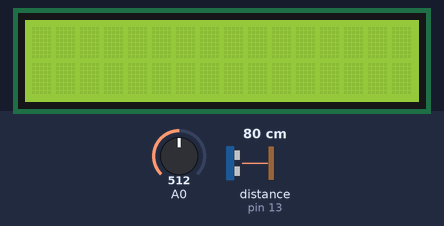
The sketch below on a simulated Arduino Uno, built with avr-gcc and run on an emulated ATmega328P. Parts: 16×2 character LCD. The test bench sets the inputs (shaded band); at power-on: A0 = 512, distance to the obstacle (sensor on pin 13) 80 cm. The echo pulse lasts 58.3 µs per cm; what the sketch prints to the serial monitor is not drawn.

Above: at 1.2 s.
1.3 s: A0 set to 789
At 10.17 s:
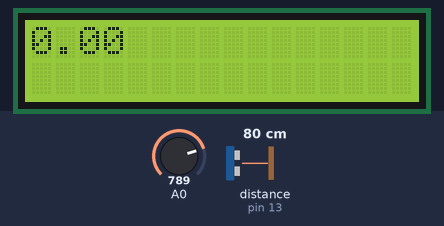
16.4 s: A0 set to 812
Timing chart, 0 to 19.4 s (numbered marks = the images above; inputs shaded):
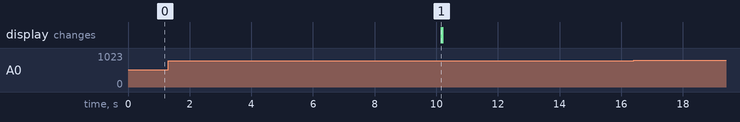

The sketch:

smart-parking-bro.ino
```cpp
#include <LiquidCrystal.h> //includes liquid crystal library
#define trigPin 10
#define echoPin 13


LiquidCrystal lcd(12,11,5,4,3,2);//creates LCD object.Parameters:(rs, enable, d4,d5,d6,d7)

void setup() {
  pinMode(trigPin, OUTPUT);//Sets the trigPin as an Output
  pinMode(echoPin, INPUT);//Sets the echoPin as an Input
  lcd.begin(16,2);
  Serial.begin(9600);
}

void loop() {
   delay(10000);
   float Duration, Distance, CarParked, AvailableSpaces, CurrentDistance, PreviousDistance, Threshold = 50, maxValue = 800;
  //clears the trigPin
  digitalWrite(trigPin, LOW);
  delayMicroseconds(2);

  //Sets the trigPin on HIGH state for 10 micro seconds
  digitalWrite(trigPin, HIGH);
  delayMicroseconds(10);
  digitalWrite(trigPin, LOW);

  //Reads the echoPin, returns the sound wave travel time in miroseconds
  Duration = pulseIn(echoPin, HIGH);
  CurrentDistance = (Duration / 2) * 0.0344;
  lcd.setCursor(0,0);

  if (abs(CurrentDistance - PreviousDistance) > Threshold) {
    Serial.println("DistanceChanged");

    PreviousDistance = CurrentDistance;
  }
  delay(100);

  if (CurrentDistance < 10) {
    CarParked = 1;
  }
  if (CurrentDistance > 10) {
    CarParked = 0;
  }
  AvailableSpaces = 1;

  if (CarParked) {
    AvailableSpaces = AvailableSpaces - 1;
    }
    else if (CarParked = 0) {
      AvailableSpaces = AvailableSpaces + 1;
      Serial.println(AvailableSpaces);
    }

  if (AvailableSpaces = 0) {
    Serial.println("No Spaces");
    }
    else if (AvailableSpaces > 0) {
      Serial.print("Spaces Available");
    lcd.print("No more spaces");
  }
    else if (Distance <= 2) {
      lcd.print(Distance);
      delay(10);
    }
  else {
    String Duration = "Space Taken";
    String Distance = "Check spaces";
    lcd.print(CarParked);
    Serial.println(Distance);
    Serial.println(Duration);

    lcd.print(" Available Spaces");
    delay(10);
  }
  delay(10);
  lcd.clear();


  // Read the new value (e.g., from a sensor or input pin)
  CurrentDistance = analogRead(A0); // Example: reading from analog pin A0
  // Check if the current value exceeds the maximum allowed value
  if (CurrentDistance > maxValue) {
    Serial.println("Value exceeds maximum limit. Stopping execution.");
    return; // Stop running further code in this loop iteration
  }
  // Check if the difference exceeds the threshold
  if (abs(CurrentDistance - PreviousDistance) > Threshold) {
    // Significant change detected, run the desired code
    Serial.print("Significant change detected. New value: ");
    Serial.println(CurrentDistance);

    // Update the previous value
    PreviousDistance = CurrentDistance;
  }
  // Small delay to prevent excessive polling (adjust as needed)
  delay(100);
}
```
